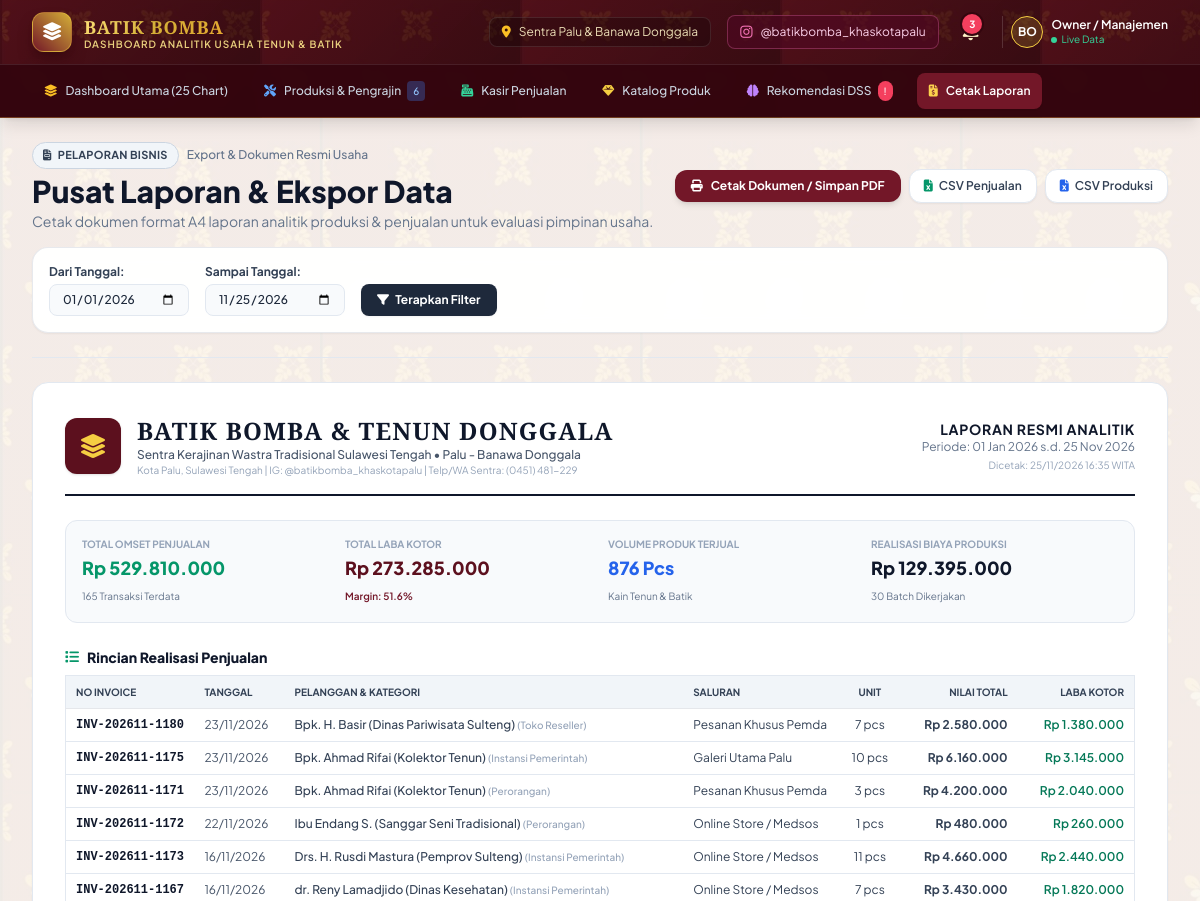
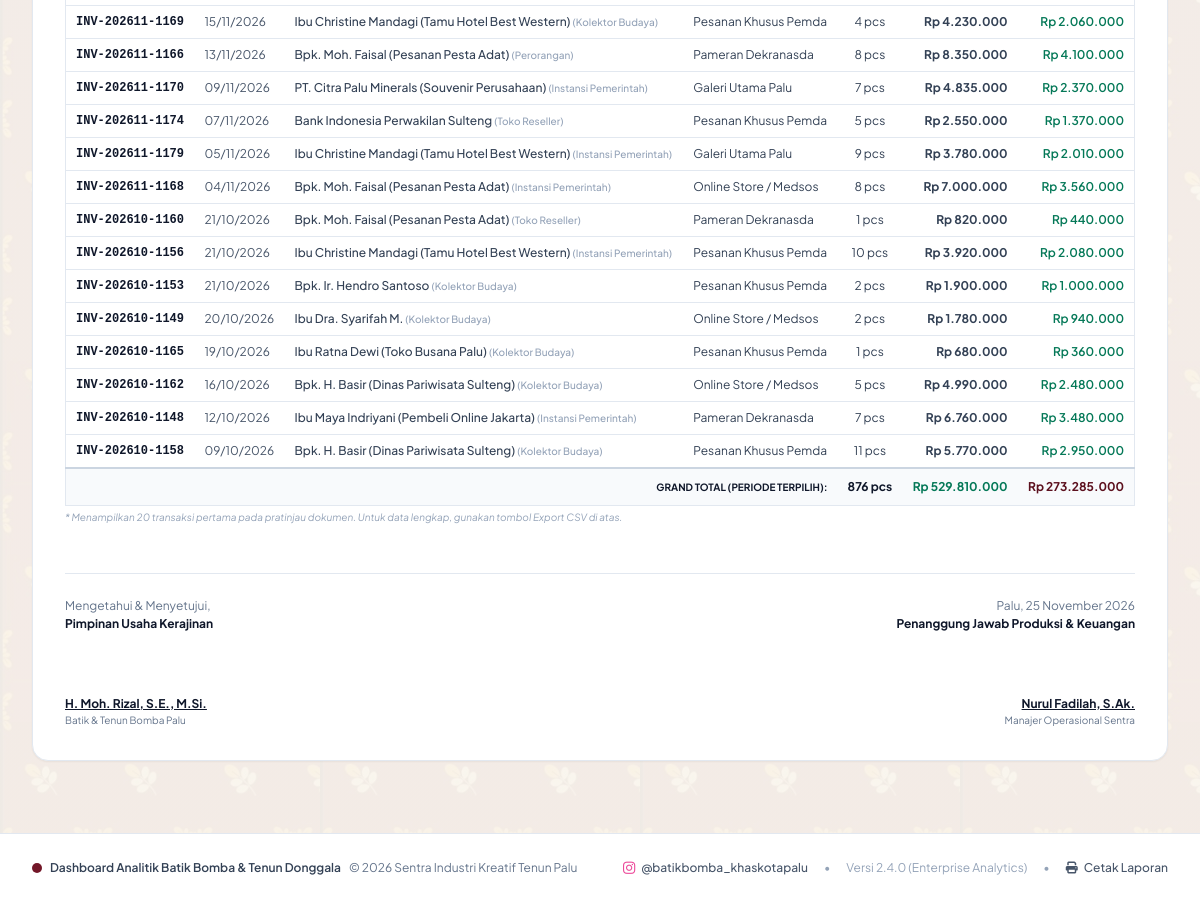
The app's page /reports.php with its own data (2 pictures, top to bottom).
### tables this page shows
CREATE TABLE sales (
        id INTEGER PRIMARY KEY AUTOINCREMENT,
        invoice_number TEXT NOT NULL UNIQUE,
        sale_date TEXT NOT NULL,
        customer_name TEXT NOT NULL,
        customer_type TEXT NOT NULL, -- 'Perorangan', 'Instansi Pemerintah', 'Kolektor Budaya', 'Toko Reseller'
        sales_channel TEXT NOT NULL, -- 'Galeri Utama Palu', 'Pameran Dekranasda', 'Online Store / Medsos', 'Pesanan Khusus Pemda'
        total_amount REAL NOT NULL,
        total_cost REAL NOT NULL DEFAULT 0,
        total_profit REAL NOT NULL DEFAULT 0,
        payment_method TEXT DEFAULT 'Transfer Bank',
        status TEXT DEFAULT 'Lunas',
        notes TEXT,
        created_at TEXT DEFAULT CURRENT_TIMESTAMP
    );

### database.php (called while the page is built, shortened)
<?php
function formatRupiah($angka) {
    return 'Rp ' . number_format($angka, 0, ',', '.');
}

### reports.php (the view, shortened to what this page needs)
<?php
require_once __DIR__ . '/config/database.php';
$pdo = getDBConnection();
$startDate = $_GET['start_date'] ?? '2026-01-01';
$endDate = $_GET['end_date'] ?? date('Y-m-d');
$salesReportQuery = "SELECT
    s.*,
    COUNT(si.id) as total_items,
    SUM(si.quantity) as total_qty
    FROM sales s
    JOIN sale_items si ON s.id = si.sale_id
    WHERE s.sale_date >= ? AND s.sale_date <= ?
    GROUP BY s.id
    ORDER BY s.sale_date DESC";
$stmtSR = $pdo->prepare($salesReportQuery);
$stmtSR->execute([$startDate, $endDate]);
$reportSales = $stmtSR->fetchAll();
$grandTotalOmset = 0;
$grandTotalProfit = 0;
$grandTotalPcs = 0;
foreach ($reportSales as $rs) {
    $grandTotalOmset += $rs['total_amount'];
    $grandTotalProfit += $rs['total_profit'];
    $grandTotalPcs += $rs['total_qty'];
}
$prodReportQuery = "SELECT
    pr.*,
    p.name as product_name, p.motif,
    a.name as artisan_name
    FROM productions pr
    JOIN products p ON pr.product_id = p.id
    JOIN artisans a ON pr.artisan_id = a.id
    WHERE pr.start_date >= ? AND pr.start_date <= ?
    ORDER BY pr.start_date DESC";
$stmtPR = $pdo->prepare($prodReportQuery);
$stmtPR->execute([$startDate, $endDate]);
$reportProductions = $stmtPR->fetchAll();
$grandTotalProdCost = 0;
foreach ($reportProductions as $rp) {
    $grandTotalProdCost += $rp['total_cost'];
}
include __DIR__ . '/includes/header.php';
?>
<div class="no-print pb-6 border-b border-slate-200">
    <div class="flex flex-col md:flex-row md:items-center md:justify-between gap-4">
        <div>
            <div class="flex items-center space-x-2">
                <span class="px-2.5 py-1 text-[11px] font-bold tracking-wide uppercase rounded-full bg-slate-100 text-slate-700 border border-slate-300">
                    <i class="fas fa-file-invoice mr-1"></i> Pelaporan Bisnis
                </span>
                <span class="text-xs text-slate-500 font-medium">Export & Dokumen Resmi Usaha</span>
            </div>
            <h1 class="text-2xl sm:text-3xl font-extrabold text-slate-900 mt-1">
                Pusat Laporan & Ekspor Data
            </h1>
            <p class="text-xs sm:text-sm text-slate-500 mt-0.5">
                Cetak dokumen format A4 laporan analitik produksi & penjualan untuk evaluasi pimpinan usaha.
            </p>
        </div>
        <div class="flex items-center space-x-2">
            <button onclick="window.print()" class="px-4 py-2 bg-bomba-600 hover:bg-bomba-700 text-white font-bold text-xs rounded-xl shadow-md transition flex items-center">
                <i class="fas fa-print mr-2"></i> Cetak Dokumen / Simpan PDF
            </button>
            <a href="api.php?action=export_csv&type=sales" class="px-3.5 py-2 bg-white border border-slate-200 hover:bg-slate-50 text-slate-700 font-semibold text-xs rounded-xl shadow-sm transition flex items-center">
                <i class="fas fa-file-excel mr-1.5 text-emerald-600"></i> CSV Penjualan
            </a>
            <a href="api.php?action=export_csv&type=production" class="px-3.5 py-2 bg-white border border-slate-200 hover:bg-slate-50 text-slate-700 font-semibold text-xs rounded-xl shadow-sm transition flex items-center">
                <i class="fas fa-file-excel mr-1.5 text-blue-600"></i> CSV Produksi
            </a>
        </div>
    </div>
    <div class="glass-card rounded-2xl p-4 mt-4 shadow-sm">
        <form action="reports.php" method="GET" class="flex flex-wrap items-center gap-4 text-xs">
            <div>
                <label class="block font-bold text-slate-700 mb-1">Dari Tanggal:</label>
                <input type="date" name="start_date" value="<?= htmlspecialchars($startDate) ?>" class="px-3 py-1.5 bg-slate-50 border border-slate-200 rounded-lg text-slate-800 font-medium">
            </div>
            <div>
                <label class="block font-bold text-slate-700 mb-1">Sampai Tanggal:</label>
                <input type="date" name="end_date" value="<?= htmlspecialchars($endDate) ?>" class="px-3 py-1.5 bg-slate-50 border border-slate-200 rounded-lg text-slate-800 font-medium">
            </div>
            <div class="self-end">
                <button type="submit" class="px-4 py-2 bg-slate-800 hover:bg-slate-900 text-white font-bold rounded-lg shadow-sm transition">
                    <i class="fas fa-filter mr-1"></i> Terapkan Filter
                </button>
            </div>
        </form>
    </div>
</div>
<div class="print-full bg-white p-6 sm:p-8 rounded-2xl shadow-sm border border-slate-200 mt-6">
    <div class="border-b-2 border-slate-900 pb-4 mb-6">
        <div class="flex items-center justify-between">
            <div class="flex items-center space-x-4">
                <div class="w-14 h-14 rounded-xl bg-bomba-700 text-gold-400 flex items-center justify-center text-2xl font-bold shadow">
                    <i class="fas fa-layer-group"></i>
                </div>
                <div>
                    <h2 class="text-xl sm:text-2xl font-serif font-black tracking-wider text-slate-900">BATIK BOMBA & TENUN DONGGALA</h2>
                    <p class="text-xs text-slate-600 font-medium">Sentra Kerajinan Wastra Tradisional Sulawesi Tengah &bull; Palu - Banawa Donggala</p>
                    <p class="text-[10px] text-slate-400">Kota Palu, Sulawesi Tengah | IG: @batikbomba_khaskotapalu | Telp/WA Sentra: (0451) 481-229</p>
                </div>
            </div>
            <div class="text-right text-xs text-slate-500">
                <span class="font-bold text-slate-900 block text-sm uppercase tracking-wider">Laporan Resmi Analitik</span>
                <span>Periode: <?= date('d M Y', strtotime($startDate)) ?> s.d. <?= date('d M Y', strtotime($endDate)) ?></span>
                <span class="block text-[10px] text-slate-400 mt-0.5">Dicetak: <?= date('d/m/Y H:i') ?> WITA</span>
            </div>
        </div>
    </div>
    <div class="grid grid-cols-2 sm:grid-cols-4 gap-4 mb-6 p-4 bg-slate-50 rounded-xl border border-slate-200">
        <div>
            <span class="text-[10px] text-slate-400 uppercase font-bold block">Total Omset Penjualan</span>
            <div class="text-base sm:text-lg font-extrabold text-emerald-600 mt-0.5"><?= formatRupiah($grandTotalOmset) ?></div>
            <span class="text-[10px] text-slate-500"><?= count($reportSales) ?> Transaksi Terdata</span>
        </div>
        <div>
            <span class="text-[10px] text-slate-400 uppercase font-bold block">Total Laba Kotor</span>
            <div class="text-base sm:text-lg font-extrabold text-bomba-700 mt-0.5"><?= formatRupiah($grandTotalProfit) ?></div>
            <span class="text-[10px] text-bomba-600 font-semibold">Margin: <?= ($grandTotalOmset > 0) ? round(($grandTotalProfit / $grandTotalOmset) * 100, 1) : 0 ?>%</span>
        </div>
        <div>
            <span class="text-[10px] text-slate-400 uppercase font-bold block">Volume Produk Terjual</span>
            <div class="text-base sm:text-lg font-extrabold text-blue-600 mt-0.5"><?= number_format($grandTotalPcs, 0, ',', '.') ?> Pcs</div>
            <span class="text-[10px] text-slate-500">Kain Tenun & Batik</span>
        </div>
        <div>
            <span class="text-[10px] text-slate-400 uppercase font-bold block">Realisasi Biaya Produksi</span>
            <div class="text-base sm:text-lg font-extrabold text-slate-900 mt-0.5"><?= formatRupiah($grandTotalProdCost) ?></div>
            <span class="text-[10px] text-slate-500"><?= count($reportProductions) ?> Batch Dikerjakan</span>
        </div>
    </div>
    <h3 class="text-sm font-extrabold text-slate-900 mb-2 flex items-center">
        <i class="fas fa-list mr-2 text-emerald-600"></i> Rincian Realisasi Penjualan
    </h3>
    <div class="overflow-x-auto mb-8">
        <table class="w-full text-left text-xs text-slate-700 border border-slate-200">
            <thead class="bg-slate-100 text-slate-700 text-[10px] font-bold uppercase">
                <tr>
                    <th class="py-2 px-2.5 border-b">No Invoice</th>
                    <th class="py-2 px-2.5 border-b">Tanggal</th>
                    <th class="py-2 px-2.5 border-b">Pelanggan & Kategori</th>
                    <th class="py-2 px-2.5 border-b">Saluran</th>
                    <th class="py-2 px-2.5 border-b text-center">Unit</th>
                    <th class="py-2 px-2.5 border-b text-right">Nilai Total</th>
                    <th class="py-2 px-2.5 border-b text-right">Laba Kotor</th>
                </tr>
            </thead>
            <tbody class="divide-y divide-slate-200">
                <?php foreach (array_slice($reportSales, 0, 20) as $rs): ?>
                <tr>
                    <td class="py-2 px-2.5 font-mono font-bold text-slate-900"><?= htmlspecialchars($rs['invoice_number']) ?></td>
                    <td class="py-2 px-2.5 text-slate-600"><?= date('d/m/Y', strtotime($rs['sale_date'])) ?></td>
                    <td class="py-2 px-2.5 font-medium"><?= htmlspecialchars($rs['customer_name']) ?> <span class="text-[10px] text-slate-400">(<?= htmlspecialchars($rs['customer_type']) ?>)</span></td>
                    <td class="py-2 px-2.5"><?= htmlspecialchars($rs['sales_channel']) ?></td>
                    <td class="py-2 px-2.5 text-center"><?= $rs['total_qty'] ?> pcs</td>
                    <td class="py-2 px-2.5 text-right font-bold"><?= formatRupiah($rs['total_amount']) ?></td>
                    <td class="py-2 px-2.5 text-right font-semibold text-emerald-700"><?= formatRupiah($rs['total_profit']) ?></td>
                </tr>
                <?php endforeach; ?>
            </tbody>
            <tfoot class="bg-slate-50 font-bold text-slate-900 border-t-2 border-slate-300">
                <tr>
                    <td colspan="4" class="py-2.5 px-2.5 text-right uppercase text-[10px]">Grand Total (Periode Terpilih):</td>
                    <td class="py-2.5 px-2.5 text-center"><?= number_format($grandTotalPcs, 0, ',', '.') ?> pcs</td>
                    <td class="py-2.5 px-2.5 text-right text-emerald-700"><?= formatRupiah($grandTotalOmset) ?></td>
                    <td class="py-2.5 px-2.5 text-right text-bomba-700"><?= formatRupiah($grandTotalProfit) ?></td>
                </tr>
            </tfoot>
        </table>
        <?php if (count($reportSales) > 20): ?>
            <p class="text-[10px] text-slate-400 italic mt-1">* Menampilkan 20 transaksi pertama pada pratinjau dokumen. Untuk data lengkap, gunakan tombol Export CSV di atas.</p>
        <?php endif; ?>
    </div>
    <div class="grid grid-cols-2 mt-12 pt-6 border-t border-slate-200 text-xs">
        <div>
            <p class="text-slate-500">Mengetahui & Menyetujui,</p>
            <p class="font-bold text-slate-900 mt-0.5">Pimpinan Usaha Kerajinan</p>
            <div class="h-16"></div>
            <p class="font-bold text-slate-900 underline">H. Moh. Rizal, S.E., M.Si.</p>
            <p class="text-[10px] text-slate-500">Batik & Tenun Bomba Palu</p>
        </div>
        <div class="text-right">
            <p class="text-slate-500">Palu, <?= date('d F Y') ?></p>
            <p class="font-bold text-slate-900 mt-0.5">Penanggung Jawab Produksi & Keuangan</p>
            <div class="h-16"></div>
            <p class="font-bold text-slate-900 underline">Nurul Fadilah, S.Ak.</p>
            <p class="text-[10px] text-slate-500">Manajer Operasional Sentra</p>
        </div>
    </div>
</div>
<?php include __DIR__ . '/includes/footer.php'; ?>

### header.php (style rules this page uses)
body.batik-page-bg { background-color: #FBF8F5; background-image: linear-gradient(to bottom, rgba(253, 250, 246, 0.93), rgba(250, 246, 240, 0.95)), url('assets/images/batik-bomba-bg.png'); background-size: 320px; background-repeat: repeat; background-attachment: fixed; }
.glass-card { background: rgba(255, 255, 255, 0.96); backdrop-filter: blur(10px); border: 1px solid rgba(229, 231, 235, 0.9); }

### records on screen
sales: invoice_number "INV-202611-1180", sale_date "23/11/2026", customer_name "Bpk. H. Basir (Dinas Pariwisata Sulteng)", customer_type "Toko Reseller", sales_channel "Pesanan Khusus Pemda", total_qty "7", total_amount "Rp 2.580.000", total_profit "Rp 1.380.000"
sales: invoice_number "INV-202611-1175", sale_date "23/11/2026", customer_name "Bpk. Ahmad Rifai (Kolektor Tenun)", customer_type "Instansi Pemerintah", sales_channel "Galeri Utama Palu", total_qty "10", total_amount "Rp 6.160.000", total_profit "Rp 3.145.000"
sales: invoice_number "INV-202611-1171", sale_date "23/11/2026", customer_name "Bpk. Ahmad Rifai (Kolektor Tenun)", customer_type "Perorangan", sales_channel "Pesanan Khusus Pemda", total_qty "3", total_amount "Rp 4.200.000", total_profit "Rp 2.040.000"
sales: invoice_number "INV-202611-1172", sale_date "22/11/2026", customer_name "Ibu Endang S. (Sanggar Seni Tradisional)", customer_type "Perorangan", sales_channel "Online Store / Medsos", total_qty "1", total_amount "Rp 480.000", total_profit "Rp 260.000"
sales: invoice_number "INV-202611-1173", sale_date "16/11/2026", customer_name "Drs. H. Rusdi Mastura (Pemprov Sulteng)", customer_type "Instansi Pemerintah", sales_channel "Online Store / Medsos", total_qty "11", total_amount "Rp 4.660.000", total_profit "Rp 2.440.000"
sales: invoice_number "INV-202611-1167", sale_date "16/11/2026", customer_name "dr. Reny Lamadjido (Dinas Kesehatan)", customer_type "Instansi Pemerintah", sales_channel "Online Store / Medsos", total_qty "7", total_amount "Rp 3.430.000", total_profit "Rp 1.820.000"
sales: invoice_number "INV-202611-1169", sale_date "15/11/2026", customer_name "Ibu Christine Mandagi (Tamu Hotel Best Western)", customer_type "Kolektor Budaya", sales_channel "Pesanan Khusus Pemda", total_qty "4", total_amount "Rp 4.230.000", total_profit "Rp 2.060.000"
sales: invoice_number "INV-202611-1166", sale_date "13/11/2026", customer_name "Bpk. Moh. Faisal (Pesanan Pesta Adat)", customer_type "Perorangan", sales_channel "Pameran Dekranasda", total_qty "8", total_amount "Rp 8.350.000", total_profit "Rp 4.100.000"
sales: invoice_number "INV-202611-1170", sale_date "09/11/2026", customer_name "PT. Citra Palu Minerals (Souvenir Perusahaan)", customer_type "Instansi Pemerintah", sales_channel "Galeri Utama Palu", total_qty "7", total_amount "Rp 4.835.000", total_profit "Rp 2.370.000"
sales: invoice_number "INV-202611-1174", sale_date "07/11/2026", customer_name "Bank Indonesia Perwakilan Sulteng", customer_type "Toko Reseller", sales_channel "Pesanan Khusus Pemda", total_qty "5", total_amount "Rp 2.550.000", total_profit "Rp 1.370.000"
sales: invoice_number "INV-202611-1179", sale_date "05/11/2026", customer_name "Ibu Christine Mandagi (Tamu Hotel Best Western)", customer_type "Instansi Pemerintah", sales_channel "Galeri Utama Palu", total_qty "9", total_amount "Rp 3.780.000", total_profit "Rp 2.010.000"
sales: invoice_number "INV-202611-1168", sale_date "04/11/2026", customer_name "Bpk. Moh. Faisal (Pesanan Pesta Adat)", customer_type "Instansi Pemerintah", sales_channel "Online Store / Medsos", total_qty "8", total_amount "Rp 7.000.000", total_profit "Rp 3.560.000"
sales: invoice_number "INV-202610-1160", sale_date "21/10/2026", customer_name "Bpk. Moh. Faisal (Pesanan Pesta Adat)", customer_type "Toko Reseller", sales_channel "Pameran Dekranasda", total_qty "1", total_amount "Rp 820.000", total_profit "Rp 440.000"
sales: invoice_number "INV-202610-1156", sale_date "21/10/2026", customer_name "Ibu Christine Mandagi (Tamu Hotel Best Western)", customer_type "Instansi Pemerintah", sales_channel "Pesanan Khusus Pemda", total_qty "10", total_amount "Rp 3.920.000", total_profit "Rp 2.080.000"
sales: invoice_number "INV-202610-1153", sale_date "21/10/2026", customer_name "Bpk. Ir. Hendro Santoso", customer_type "Kolektor Budaya", sales_channel "Pesanan Khusus Pemda", total_qty "2", total_amount "Rp 1.900.000", total_profit "Rp 1.000.000"
sales: invoice_number "INV-202610-1149", sale_date "20/10/2026", customer_name "Ibu Dra. Syarifah M.", customer_type "Kolektor Budaya", sales_channel "Online Store / Medsos", total_qty "2", total_amount "Rp 1.780.000", total_profit "Rp 940.000"
sales: invoice_number "INV-202610-1165", sale_date "19/10/2026", customer_name "Ibu Ratna Dewi (Toko Busana Palu)", customer_type "Kolektor Budaya", sales_channel "Pesanan Khusus Pemda", total_qty "1", total_amount "Rp 680.000", total_profit "Rp 360.000"
sales: invoice_number "INV-202610-1162", sale_date "16/10/2026", customer_name "Bpk. H. Basir (Dinas Pariwisata Sulteng)", customer_type "Kolektor Budaya", sales_channel "Online Store / Medsos", total_qty "5", total_amount "Rp 4.990.000", total_profit "Rp 2.480.000"
sales: invoice_number "INV-202610-1148", sale_date "12/10/2026", customer_name "Ibu Maya Indriyani (Pembeli Online Jakarta)", customer_type "Instansi Pemerintah", sales_channel "Pameran Dekranasda", total_qty "7", total_amount "Rp 6.760.000", total_profit "Rp 3.480.000"
sales: invoice_number "INV-202610-1158", sale_date "09/10/2026", customer_name "Bpk. H. Basir (Dinas Pariwisata Sulteng)", customer_type "Kolektor Budaya", sales_channel "Pesanan Khusus Pemda", total_qty "11", total_amount "Rp 5.770.000", total_profit "Rp 2.950.000"

### other values on screen
$criticalStockCount "3"
$activeBatchesCount "6"
date('d M Y', strtotime($startDate)) "01 Jan 2026"
formatRupiah($grandTotalOmset) "Rp 529.810.000"
count($reportSales) "165"
formatRupiah($grandTotalProfit) "Rp 273.285.000"
$grandTotalPcs "876"
formatRupiah($grandTotalProdCost) "Rp 129.395.000"
count($reportProductions) "30"
